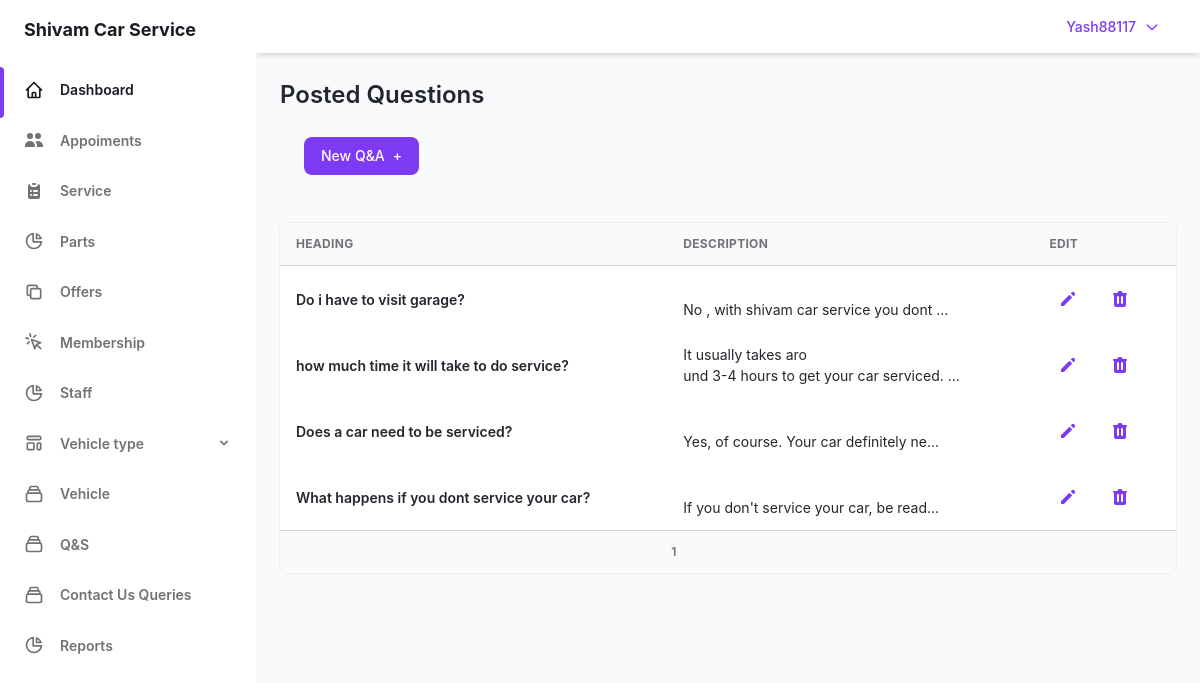
/admin/Q&S.php (signed in), run on the app's committed database.
### tables this page shows
CREATE TABLE `user` (
  `user_id` int(5) NOT NULL,
  `user_name` varchar(30) NOT NULL,
  `user_pass` varchar(40) NOT NULL,
  `user_email` varchar(50) NOT NULL,
  `user_add` varchar(255) NOT NULL,
  `user_phone` bigint(10) DEFAULT NULL,
  `user_sec_ques` varchar(50) NOT NULL,
  `user_sec_ans` varchar(20) NOT NULL,
  `companycompany_id` int(5) NOT NULL,
  `otp` int(5) DEFAULT NULL
);

CREATE TABLE `qands` (
  `id` int(5) NOT NULL,
  `heading` varchar(50) NOT NULL,
  `description` varchar(500) NOT NULL,
  `Administratoradmin_id` int(5) NOT NULL
);

### admin/Q&S.php (the view, shortened to what this page needs)
<?php require "sidebar.php";
require "../lockscreen/connection.php"; ?>
<main class="h-full pb-16 overflow-y-auto">
  <div class="container grid px-6 mx-auto">
    <h2 class="my-6 text-2xl font-semibold text-gray-700 dark:text-gray-200">
      Posted Questions
    </h2>
    <div class="px-6 mb-6">
      <a href="../admin/add-Q&S.php">
        <button class="flex items-center   px-4 py-2 text-sm font-medium leading-5 text-white transition-colors duration-150 bg-purple-600 border border-transparent rounded-lg active:bg-purple-600 hover:bg-purple-700 focus:outline-none focus:shadow-outline-purple">
          New Q&A
          <span class="ml-2" aria-hidden="true">+</span>
        </button></a>
    </div>
    <div class="w-full overflow-hidden rounded-lg shadow-xs">
      <div class="w-full overflow-x-auto">
        <?php
        $limit = 5;
        if (isset($_GET['page'])) {
          $page = $_GET['page'];
        } else {
          $page = 1;
        }
        $offset = ($page - 1) * $limit;
        $sql = "SELECT * FROM qands  LIMIT {$offset},{$limit}";
        $res = mysqli_query($con, $sql)  or die("quary failed");
        if (mysqli_num_rows($res) > 0) {
        ?>
          <table class="w-full whitespace-no-wrap">
            <thead>
              <tr class="text-xs font-semibold tracking-wide text-left text-gray-500 uppercase border-b dark:border-gray-700 bg-gray-50 dark:text-gray-400 dark:bg-gray-800">
                <th class="px-4 py-3">Heading</th>
                <th class="px-4 py-3">Description</th>
                <th class="px-4 py-3">Edit </th>
              </tr>
            </thead>
            <?php
            while ($row =  mysqli_fetch_array($res)) {
            ?>
              <tbody class="bg-white divide-y dark:divide-gray-700 dark:bg-gray-800">
                <tr class="text-gray-700 dark:text-gray-400">
                  <td class="px-4 py-3">
                    <div class="flex items-center text-sm">
                      <div>
                        <p class="font-semibold">
                          <?php echo $row['heading']; ?>
                        </p>
                      </div>
                    </div>
                  </td>
                  <td class="px-4 py-3 text-sm  text-truncate">
                    <?php echo substr($row['description'], 0, 20) . "<br>" . substr($row['description'], 20, 40) . "..."; ?>
                  </td>
                  <td class="px-4 py-3">
                    <div class="flex items-center space-x-4 text-sm">
                      <button name="edit-Q&S" class="flex items-center justify-between px-2 py-2 text-sm font-medium leading-5 text-purple-600 rounded-lg dark:text-gray-400 focus:outline-none focus:shadow-outline-gray" aria-label="Edit">
                        <a href='update-Q&S.php?id=<?php echo $row['id']; ?>'>
                          <svg class="w-5 h-5" aria-hidden="true" fill="currentColor" viewBox="0 0 20 20">
                            <path d="M13.586 3.586a2 2 0 112.828 2.828l-.793.793-2.828-2.828.793-.793zM11.379 5.793L3 14.172V17h2.828l8.38-8.379-2.83-2.828z"></path>
                          </svg>
                        </a>
                      </button>
                      <button class="flex items-center justify-between px-2 py-2 text-sm font-medium leading-5 text-purple-600 rounded-lg dark:text-gray-400 focus:outline-none focus:shadow-outline-gray" aria-label="Delete" onclick="return confirm('Are you sure you want to delete ?');">
                        <a href='delete-Q&S.php?id=<?php echo $row['id']; ?>'>
                        </a>
                      </button>
                    </div>
                  </td>
                </tr>
              </tbody>
            <?php } ?>
          </table>
        <?php } ?>
        <div class="grid px-4 py-3 text-xs font-semibold tracking-wide text-gray-500 uppercase border-t dark:border-gray-700 bg-gray-50 sm:grid-cols-9 dark:text-gray-400 dark:bg-gray-800">
          <span class="flex col-span-4 mt-2 sm:mt-auto sm:justify-end">
            <?php
            $sql1 = "SELECT * FROM qands";
            $result1 = mysqli_query($con, $sql1) or die("Query Failed.");
            if (mysqli_num_rows($result1) > 0) {
              $total_records = mysqli_num_rows($result1);
              $total_page = ceil($total_records / $limit);
              echo '<ul class="inline-flex items-center">';
              for ($i = 1; $i <= $total_page; $i++) {
                if ($i == $page) {
                  $active = "active";
                } else {
                  $active = "";
                }
                echo '<li class="' . $active . ' "> &nbsp; <a href="Q&S.php?page=' . $i . '">' . $i  . '&nbsp;</a></li>';
              }
              echo '</ul>';
            }
            ?>
          </span>
        </div>
      </div>
    </div>
  </div>
</main>
</div>
</div>
</body>
</html>

### admin/sidebar.php (shortened to what this page needs)
<?php
require_once "../lockscreen/connection.php";
?>
<!DOCTYPE html>
<html :class="{ 'theme-dark': dark }" x-data="data()" lang="en">
<head>
  <link rel="stylesheet" href="./assets/css/tailwind.output.css" />
  <link rel="stylesheet" href="https://cdnjs.cloudflare.com/ajax/libs/Chart.js/2.9.3/Chart.min.css" />
</head>
<div class="flex h-screen bg-gray-50 dark:bg-gray-900" :class="{ 'overflow-hidden': isSideMenuOpen }">
  <aside class="z-20 hidden w-64 overflow-y-auto bg-white dark:bg-gray-800 md:block flex-shrink-0">
    <div class="py-4 text-gray-500 dark:text-gray-400">
      <a class="ml-6 text-lg font-bold text-gray-800 dark:text-gray-200" href="Dassboard.php">
        Shivam Car Service
      </a>
      <ul class="mt-6">
        <li class="relative px-6 py-3">
          <span class="absolute inset-y-0 left-0 w-1 bg-purple-600 rounded-tr-lg rounded-br-lg" aria-hidden="true"></span>
          <a class="inline-flex items-center w-full text-sm font-semibold text-gray-800 transition-colors duration-150 hover:text-gray-800 dark:hover:text-gray-200 dark:text-gray-100" href="../admin/Dassboard.php">
            <span class="ml-4">Dashboard</span>
          </a>
        </li>
      </ul>
      <ul>
        <li class="relative px-6 py-3">
          <a class="inline-flex items-center w-full text-sm font-semibold transition-colors duration-150 hover:text-gray-800 dark:hover:text-gray-200" href="Appoiments.php">
            <svg xmlns="http://www.w3.org/2000/svg" class="h-5 w-5" viewBox="0 0 20 20" fill="currentColor">
              <path d="M9 6a3 3 0 11-6 0 3 3 0 016 0zM17 6a3 3 0 11-6 0 3 3 0 016 0zM12.93 17c.046-.327.07-.66.07-1a6.97 6.97 0 00-1.5-4.33A5 5 0 0119 16v1h-6.07zM6 11a5 5 0 015 5v1H1v-1a5 5 0 015-5z" />
            </svg>
            <span class="ml-4">Appoiments</span>
          </a>
        </li>
        <li class="relative px-6 py-3">
          <a class="inline-flex items-center w-full text-sm font-semibold transition-colors duration-150 hover:text-gray-800 dark:hover:text-gray-200" href="../admin/service.php">
            <span class="ml-4">Service</span>
          </a>
        </li>
        <li class="relative px-6 py-3">
          <a class="inline-flex items-center w-full text-sm font-semibold transition-colors duration-150 hover:text-gray-800 dark:hover:text-gray-200" href="parts.php">
            <svg class="w-5 h-5" aria-hidden="true" fill="none" stroke-linecap="round" stroke-linejoin="round" stroke-width="2" viewBox="0 0 24 24" stroke="currentColor">
              <path d="M11 3.055A9.001 9.001 0 1020.945 13H11V3.055z"></path>
              <path d="M20.488 9H15V3.512A9.025 9.025 0 0120.488 9z"></path>
            </svg>
            <span class="ml-4">Parts</span>
          </a>
        </li>
        <li class="relative px-6 py-3">
          <a class="inline-flex items-center w-full text-sm font-semibold transition-colors duration-150 hover:text-gray-800 dark:hover:text-gray-200" href="offers.php">
            <svg class="w-5 h-5" aria-hidden="true" fill="none" stroke-linecap="round" stroke-linejoin="round" stroke-width="2" viewBox="0 0 24 24" stroke="currentColor">
              <path d="M8 16H6a2 2 0 01-2-2V6a2 2 0 012-2h8a2 2 0 012 2v2m-6 12h8a2 2 0 002-2v-8a2 2 0 00-2-2h-8a2 2 0 00-2 2v8a2 2 0 002 2z"></path>
            </svg>
            <span class="ml-4">Offers</span>
          </a>
        </li>
        <li class="relative px-6 py-3">
          <a class="inline-flex items-center w-full text-sm font-semibold transition-colors duration-150 hover:text-gray-800 dark:hover:text-gray-200" href="Membership.php">
            <svg class="w-5 h-5" aria-hidden="true" fill="none" stroke-linecap="round" stroke-linejoin="round" stroke-width="2" viewBox="0 0 24 24" stroke="currentColor">
              <path d="M15 15l-2 5L9 9l11 4-5 2zm0 0l5 5M7.188 2.239l.777 2.897M5.136 7.965l-2.898-.777M13.95 4.05l-2.122 2.122m-5.657 5.656l-2.12 2.122"></path>
            </svg>
            <span class="ml-4">Membership</span>
          </a>
        </li>
        <li class="relative px-6 py-3">
          <a class="inline-flex items-center w-full text-sm font-semibold transition-colors duration-150 hover:text-gray-800 dark:hover:text-gray-200" href="staff.php">
            <svg class="w-5 h-5" aria-hidden="true" fill="none" stroke-linecap="round" stroke-linejoin="round" stroke-width="2" viewBox="0 0 24 24" stroke="currentColor">
              <path d="M11 3.055A9.001 9.001 0 1020.945 13H11V3.055z"></path>
              <path d="M20.488 9H15V3.512A9.025 9.025 0 0120.488 9z"></path>
            </svg>
            <span class="ml-4">Staff</span>
          </a>
        </li>
        <li class="relative px-6 py-3">
          <button class="inline-flex items-center justify-between w-full text-sm font-semibold transition-colors duration-150 hover:text-gray-800 dark:hover:text-gray-200" @click="togglePagesMenu" aria-haspopup="true">
            <span class="inline-flex items-center">
              <span class="ml-4">Vehicle type</span>
            </span>
            <svg class="w-4 h-4" aria-hidden="true" fill="currentColor" viewBox="0 0 20 20">
              <path fill-rule="evenodd" d="M5.293 7.293a1 1 0 011.414 0L10 10.586l3.293-3.293a1 1 0 111.414 1.414l-4 4a1 1 0 01-1.414 0l-4-4a1 1 0 010-1.414z" clip-rule="evenodd"></path>
            </svg>
          </button>
        </li>
        <li class="relative px-6 py-3">
          <a class="inline-flex items-center w-full text-sm font-semibold transition-colors duration-150 hover:text-gray-800 dark:hover:text-gray-200" href="Vehicle.php">
            <span class="ml-4">Vehicle</span>
          </a>
        </li>
        <li class="relative px-6 py-3">
          <a class="inline-flex items-center w-full text-sm font-semibold transition-colors duration-150 hover:text-gray-800 dark:hover:text-gray-200" href="Q&S.php">
            <span class="ml-4">Q&S</span>
          </a>
        </li>
        <li class="relative px-6 py-3">
          <a class="inline-flex items-center w-full text-sm font-semibold transition-colors duration-150 hover:text-gray-800 dark:hover:text-gray-200" href="Contact_Us_Queries.php">
            <span class="ml-4">Contact Us Queries</span>
          </a>
        </li>
        <li class="relative px-6 py-3">
          <a class="inline-flex items-center w-full text-sm font-semibold transition-colors duration-150 hover:text-gray-800 dark:hover:text-gray-200" href="Reports.php">
            <svg class="w-5 h-5" aria-hidden="true" fill="none" stroke-linecap="round" stroke-linejoin="round" stroke-width="2" viewBox="0 0 24 24" stroke="currentColor">
              <path d="M11 3.055A9.001 9.001 0 1020.945 13H11V3.055z"></path>
              <path d="M20.488 9H15V3.512A9.025 9.025 0 0120.488 9z"></path>
            </svg>
            <span class="ml-4">Reports</span>
          </a>
        </li>
      </ul>
    </div>
  </aside>
  <div class="flex flex-col flex-1 w-full">
    <header class="z-10 py-4 bg-white shadow-md dark:bg-gray-800">
      <div class="container flex items-center justify-end h-full px-6 mx-auto text-purple-600 dark:text-purple-300">
        <?php
        $email = $_SESSION['admin_login'];
        $get_username = "SELECT * FROM user WHERE user_email = '$email'";
        $res = mysqli_query($con, $get_username);
        $username = mysqli_fetch_array($res);
        ?>
        <button class=" font-medium rounded-lg text-sm px-4 py-2.5 text-center inline-flex items-center" type="button" data-dropdown-toggle="dropdown"><?php echo $username['user_name']; ?><svg class="w-4 h-4 ml-2" fill="none" stroke="currentColor" viewBox="0 0 24 24" xmlns="http://www.w3.org/2000/svg">
            <path stroke-linecap="round" stroke-linejoin="round" stroke-width="2" d="M19 9l-7 7-7-7"></path>
          </svg>
        </button>
      </div>
    </header>

### data on the page
user: user_name "Yash88117"
qands: heading "Do i have to visit garage?", description "No , with shivam car service you dont"
qands: heading "how much time it will take to do service?", description "It usually takes aro", description "und 3-4 hours to get your car serviced."
qands: heading "Does a car need to be serviced?", description "Yes, of course. Your car definitely ne"
qands: heading "What happens if you dont service your car?", description "If you don't service your car, be read"
